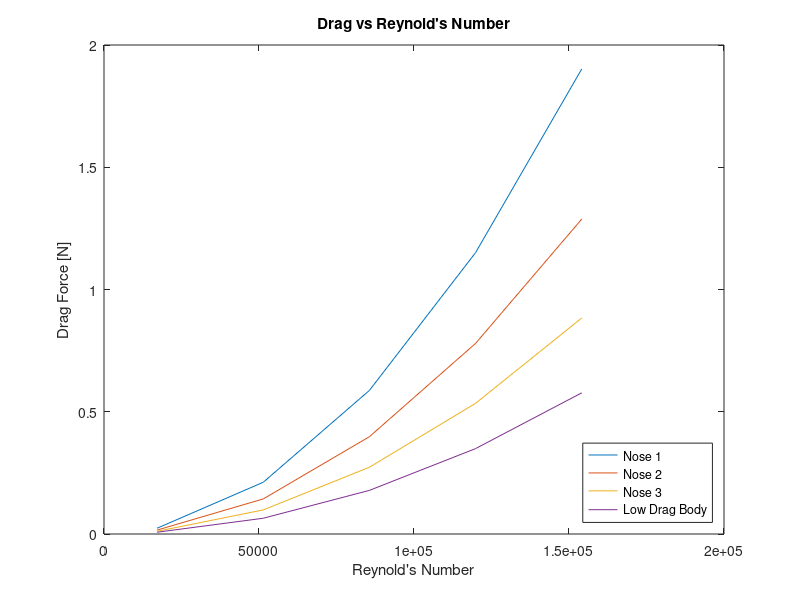
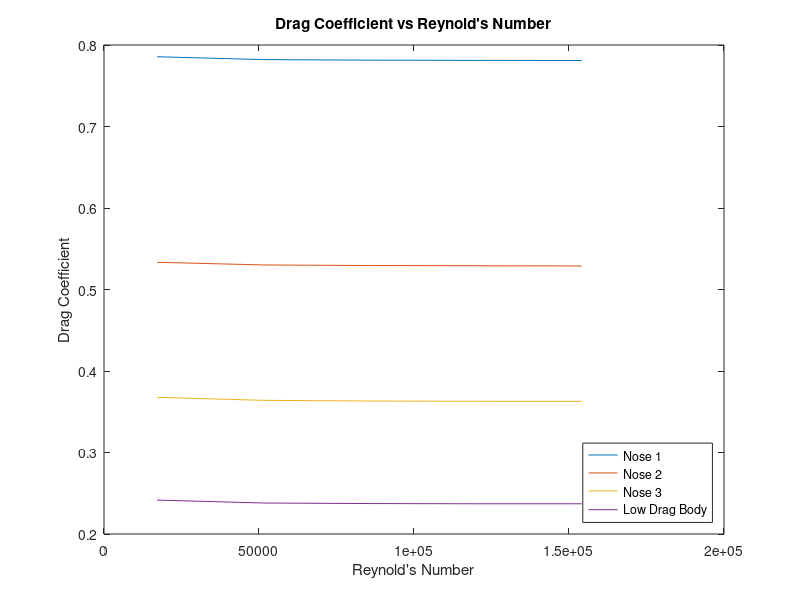

MATLAB code to generate these figures, in order:
A = pi*(25/1000)^2; % frontal area, m2
l = 50/1000; % characteristic length (diameter), m
V = [5,15,25,35,45]; % air speeds, m/s
Fd1 = [0.02362, 0.21163, 0.58734, 1.1508, 1.9019]; % drag forces, nose 1
Fd2 = [0.016037, 0.14345, 0.39794, 0.77957, 1.2880]; % nose 2
Fd3 = [0.011055, 0.0985, 0.27298, 0.53454, 0.88344]; % nose 3
Fdld = [0.0072646, 0.064409, 0.17842, 0.34929, 0.57738] % low drag


rho = 1.225; % density of air, kg/m3
nu = 1.46e-5; % nu of air

%Fd2 = 0.5*rho*V.^2*0.82*A % find theoretical values

Re = l*V/nu % reynolds number
Cd1 = 2*Fd1 ./ (rho*A*V.^2) % drag coeff
Cd2 = 2*Fd2 ./ (rho*A*V.^2) % drag coeff
Cd3 = 2*Fd3 ./ (rho*A*V.^2) % drag coeff
Cdld = 2*Fdld ./ (rho*A*V.^2) % drag coeff



figure(1)

plot(Re, Fd1)
hold on
plot(Re, Fd2)
plot(Re, Fd3)
plot(Re, Fdld)
title("Drag vs Reynold's Number")
legend('Nose 1', 'Nose 2', 'Nose 3', 'Low Drag Body', 'Location', 'southeast')
xlabel("Reynold's Number")
ylabel("Drag Force [N]")

figure(2)


plot(Re, Cd1)
hold on
plot(Re, Cd2)
plot(Re, Cd3)
plot(Re, Cdld)
title("Drag Coefficient vs Reynold's Number")
legend('Nose 1', 'Nose 2', 'Nose 3', 'Low Drag Body', 'Location', 'southeast')
xlabel("Reynold's Number")
ylabel("Drag Coefficient")